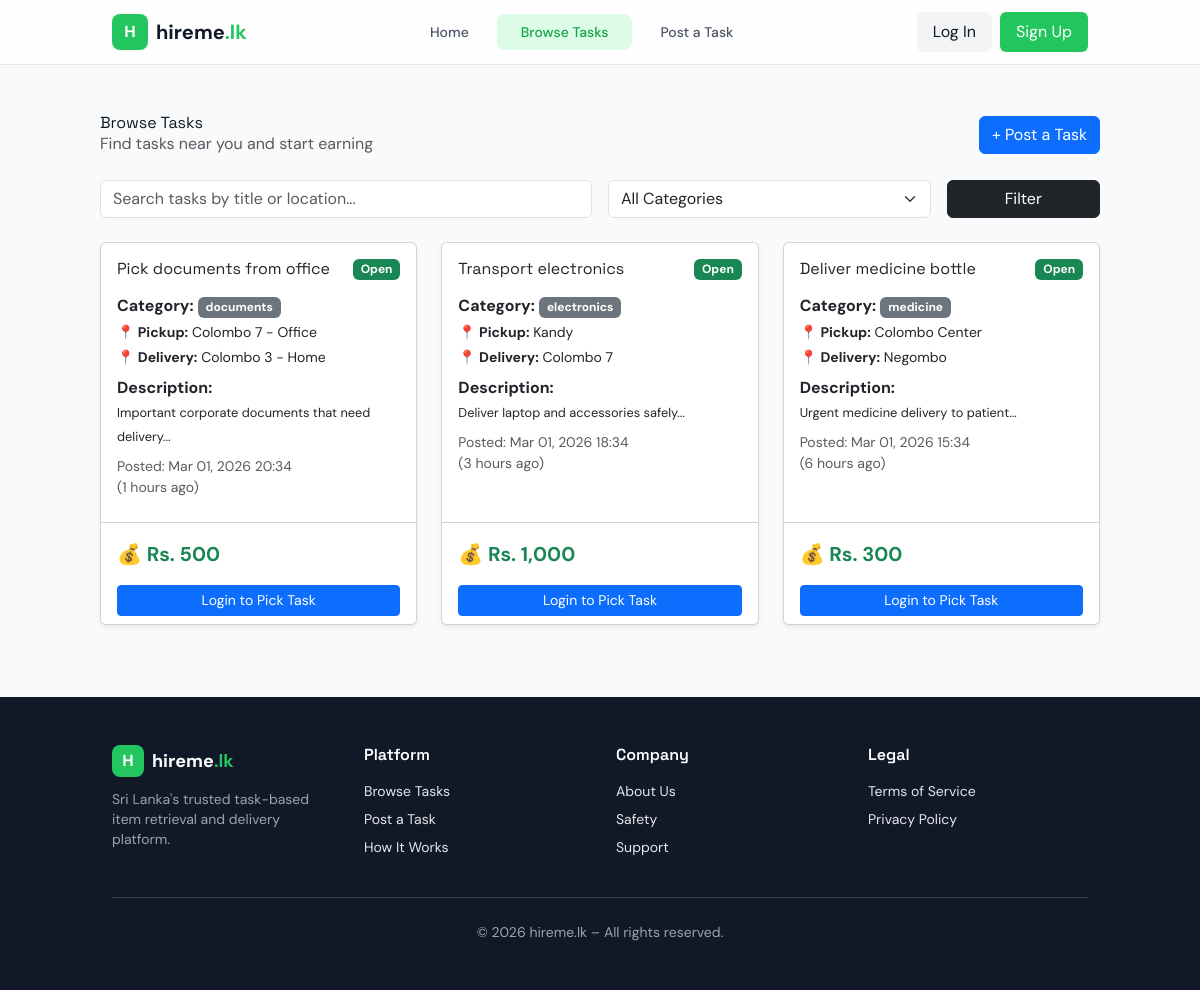
The page /tasks.php on the database its author committed.
### tables this page shows
CREATE TABLE tasks (
  id INT NOT NULL AUTO_INCREMENT PRIMARY KEY,
  runner_id INT DEFAULT NULL,
  title VARCHAR(255) NOT NULL,
  description TEXT,
  category VARCHAR(100) DEFAULT NULL,
  pickup VARCHAR(255) NOT NULL,
  delivery VARCHAR(255) NOT NULL,
  reward VARCHAR(50) NOT NULL,
  status ENUM('open', 'taken', 'cancelled', 'completed') DEFAULT 'open',
  
   
  created_at TIMESTAMP DEFAULT CURRENT_TIMESTAMP,
  taken_at TIMESTAMP NULL DEFAULT NULL,
  completed_at TIMESTAMP NULL DEFAULT NULL,
  expired_at TIMESTAMP NULL DEFAULT NULL,
  posted_at DATETIME DEFAULT CURRENT_TIMESTAMP,
  
   
  rating DECIMAL(2,1) DEFAULT NULL,
  
   
  CONSTRAINT fk_tasks_runner FOREIGN KEY (runner_id) 
    REFERENCES users(id) ON DELETE SET NULL ON UPDATE CASCADE,
  
   
  KEY idx_status (status),
  KEY idx_runner_id (runner_id),
  KEY idx_created_at (created_at),
  KEY idx_taken_at (taken_at),
  KEY idx_open_tasks (status, created_at),
  KEY idx_category (category),
  KEY idx_pickup (pickup),
  KEY idx_delivery (delivery)
);

### tasks.php (the view, shortened to what this page needs)
<?php
include "config/database.php";
$search = $_GET['search'] ?? '';
$sql = "SELECT id, title, description, category, pickup, delivery, reward, status, created_at,
                TIMESTAMPDIFF(HOUR, created_at, NOW()) AS hours_posted
        FROM tasks
        WHERE status = 'open'
          AND (expired_at IS NULL OR expired_at > NOW())
          AND TIMESTAMPDIFF(HOUR, created_at, NOW()) < 24";
$sql .= " ORDER BY created_at DESC";
$result = $conn->query($sql);
?>
<!DOCTYPE html>
<html>
<head>
    <link href="https://cdn.jsdelivr.net/npm/bootstrap@5.3.2/dist/css/bootstrap.min.css" rel="stylesheet">
</head>
<body>
<?php include "header.php"; ?>
<div class="container py-5">
    <div class="d-flex justify-content-between align-items-center mb-4">
        <div>
            <h2>Browse Tasks</h2>
            <p class="text-muted">Find tasks near you and start earning</p>
        </div>
        <a href="post-task.php" class="btn btn-primary">+ Post a Task</a>
    </div>
    <form method="GET" class="row g-3 mb-4">
        <div class="col-md-6">
            <input type="text"
                   name="search"
                   value="<?php echo htmlspecialchars($search); ?>"
                   class="form-control"
                   placeholder="Search tasks by title or location...">
        </div>
        <div class="col-md-4">
            <select name="category" class="form-select">
                <option value="">All Categories</option>
            </select>
        </div>
        <div class="col-md-2">
            <button class="btn btn-dark w-100">Filter</button>
        </div>
    </form>
    <div class="row">
        <?php if ($result->num_rows > 0): ?>
            <?php while($task = $result->fetch_assoc()): ?>
                <div class="col-md-6 col-lg-4 mb-4">
                    <div class="card shadow-sm h-100 d-flex flex-column">
                        <div class="card-body flex-grow-1">
                            <div class="d-flex justify-content-between align-items-start mb-2">
                                <h5 class="card-title"><?php echo htmlspecialchars($task['title']); ?></h5>
                                <span class="badge bg-success">Open</span>
                            </div>
                            <p class="mb-1">
                                <strong>Category:</strong>
                                <span class="badge bg-secondary"><?php echo htmlspecialchars($task['category']); ?></span>
                            </p>
                            <p class="mb-1 small">
                                <strong>📍 Pickup:</strong> <?php echo htmlspecialchars($task['pickup']); ?>
                            </p>
                            <p class="mb-2 small">
                                <strong>📍 Delivery:</strong> <?php echo htmlspecialchars($task['delivery']); ?>
                            </p>
                            <p class="mb-2">
                                <strong>Description:</strong><br>
                                <small><?php echo htmlspecialchars(substr($task['description'], 0, 80)); ?>...</small>
                            </p>
                            <p class="text-muted small mb-2">
                                Posted: <?php echo date('M d, Y H:i', strtotime($task['created_at'])); ?>
                                <br>
                                (<?php echo $task['hours_posted'] < 1 ? 'Just now' : $task['hours_posted'] . ' hours ago'; ?>)
                            </p>
                        </div>
                        <div class="card-footer bg-white pt-3">
                            <p class="mb-3 fs-5 text-success fw-bold">
                                💰 Rs. <?php echo number_format($task['reward']); ?>
                            </p>
                            <?php if(isset($_SESSION['role']) && $_SESSION['role'] === 'runner'): ?>
                                <a href="pick-task.php?task_id=<?php echo $task['id']; ?>" class="btn btn-success w-100 btn-sm">
                                    Accept This Task →
                                </a>
                            <?php elseif(isset($_SESSION['role']) && $_SESSION['role'] === 'customer'): ?>
                                <button class="btn btn-outline-secondary w-100 btn-sm" disabled>
                                    View My Tasks
                                </button>
                            <?php else: ?>
                                <a href="login.php" class="btn btn-primary w-100 btn-sm">
                                    Login to Pick Task
                                </a>
                            <?php endif; ?>
                        </div>
                    </div>
                </div>
            <?php endwhile; ?>
        <?php endif; ?>
    </div>
</div>
<?php include "footer.php"; ?>
</body>
</html>

### header.php (shortened to what this page needs)
<!DOCTYPE html>
<html lang="en">
<head>
  <script src="https://cdn.tailwindcss.com"></script>
</head>
<body class="bg-gray-50 text-gray-900">
<header class="sticky top-0 z-50 bg-white/80 backdrop-blur-md border-b border-gray-200">
  <div class="container mx-auto flex items-center justify-between h-16 px-4">
    <a href="index.php" class="flex items-center gap-2">
      <div class="w-9 h-9 rounded-lg bg-green-500 flex items-center justify-center">
        <span class="text-white font-bold">H</span>
      </div>
      <span class="font-heading font-bold text-xl text-gray-900">hireme<span class="text-green-500">.lk</span></span>
    </a>
    <nav class="hidden md:flex items-center gap-1">
      <?php
      $links = [
        ['href'=>'index.php','label'=>'Home'],
        ['href'=>'tasks.php','label'=>'Browse Tasks'],
        ['href'=>'post-task.php','label'=>'Post a Task'],
      ];
      $current = basename($_SERVER['PHP_SELF']);
      foreach($links as $link):
        $active = ($current == basename($link['href'])) ? "bg-green-100 text-green-600" : "text-gray-600 hover:text-gray-900 hover:bg-gray-100";
      ?>
        <a href="<?php echo $link['href']; ?>" class="px-4 py-2 rounded-lg text-sm font-medium transition-colors <?php echo $active; ?>">
          <?php echo $link['label']; ?>
        </a>
      <?php endforeach; ?>
    </nav>
    <div class="hidden md:flex items-center gap-2">
      <?php if(isset($_SESSION['username']) && isset($_SESSION['role'])): ?>
          <span class="text-gray-800 font-semibold">Hello, <?php echo htmlspecialchars($_SESSION['username']); ?></span>
          <?php if($_SESSION['role'] === 'admin'): ?>
            <a href="admin-dashboard.php" class="px-3 py-2 bg-green-500 text-white rounded hover:bg-green-600">Admin Dashboard</a>
          <?php elseif($_SESSION['role'] === 'runner'): ?>
            <a href="runner-dashboard.php" class="px-3 py-2 bg-blue-500 text-white rounded hover:bg-blue-600">Runner Dashboard</a>
          <?php endif; ?>
         <a href="logout.php">Logout</a>
      <?php else: ?>
          <button onclick="document.getElementById('loginModal').classList.remove('hidden')" class="px-3 py-2 bg-gray-100 rounded hover:bg-gray-200">Log In</button>
          <a href="register.php" class="px-3 py-2 bg-green-500 text-white rounded hover:bg-green-600">Sign Up</a>
      <?php endif; ?>
    </div>
  </div>
</header>

### footer.php
<footer class="bg-gray-900 text-gray-200 py-12">
  <div class="container mx-auto px-4">
    <div class="grid grid-cols-1 md:grid-cols-4 gap-8">
      <div class="space-y-3">
        <a href="index.php" class="flex items-center gap-2">
          <div class="w-8 h-8 rounded-lg bg-green-500 flex items-center justify-center">
            <span class="text-white font-bold">H</span>
          </div>
          <span class="font-heading font-bold text-lg text-white">
            hireme<span class="text-green-500">.lk</span>
          </span>
        </a>
        <p class="text-sm text-gray-400 max-w-xs">
          Sri Lanka's trusted task-based item retrieval and delivery platform.
        </p>
      </div>
      <div>
        <h4 class="font-heading font-semibold text-white mb-3">Platform</h4>
        <ul class="space-y-2 text-sm">
          <li><a href="tasks.php" class="hover:text-green-500 transition-colors">Browse Tasks</a></li>
          <li><a href="post-task.php" class="hover:text-green-500 transition-colors">Post a Task</a></li>
          <li><a href="index.php#how-it-works" class="hover:text-green-500 transition-colors">How It Works</a></li>
        </ul>
      </div>
      <div>
        <h4 class="font-heading font-semibold text-white mb-3">Company</h4>
        <ul class="space-y-2 text-sm">
          <li><a href="about.php" class="hover:text-green-500 transition-colors">About Us</a></li>
          <li><a href="safety.php" class="hover:text-green-500 transition-colors">Safety</a></li>
          <li><a href="support.php" class="hover:text-green-500 transition-colors">Support</a></li>
        </ul>
      </div>
      <div>
        <h4 class="font-heading font-semibold text-white mb-3">Legal</h4>
        <ul class="space-y-2 text-sm">
          <li><a href="terms.php" class="hover:text-green-500 transition-colors">Terms of Service</a></li>
          <li><a href="privacy.php" class="hover:text-green-500 transition-colors">Privacy Policy</a></li>
        </ul>
      </div>
    </div>
    <div class="border-t border-gray-700 mt-10 pt-6 text-center text-sm text-gray-400">
      &copy; <?php echo date('Y'); ?> hireme.lk – All rights reserved.
    </div>
  </div>
</footer>

### header.php (style rules this page uses)
body { font-family: 'DM Sans', sans-serif; }
h1,h2,h3,h4,h5,h6 { font-family: 'Space Grotesk', sans-serif; }

### rows shown on the page
tasks: title "Pick documents from office", category "documents", pickup "Colombo 7 - Office", delivery "Colombo 3 - Home", description "Important corporate documents that need delivery", created_at "Mar 01, 2026 20:34", hours_posted "1", reward "500"
tasks: title "Transport electronics", category "electronics", pickup "Kandy", delivery "Colombo 7", description "Deliver laptop and accessories safely", created_at "Mar 01, 2026 18:34", hours_posted "3", reward "1,000"
tasks: title "Deliver medicine bottle", category "medicine", pickup "Colombo Center", delivery "Negombo", description "Urgent medicine delivery to patient", created_at "Mar 01, 2026 15:34", hours_posted "6", reward "300"

### other values the page prints
$link['label'] "Home"
$link['label'] "Browse Tasks"
$link['label'] "Post a Task"
